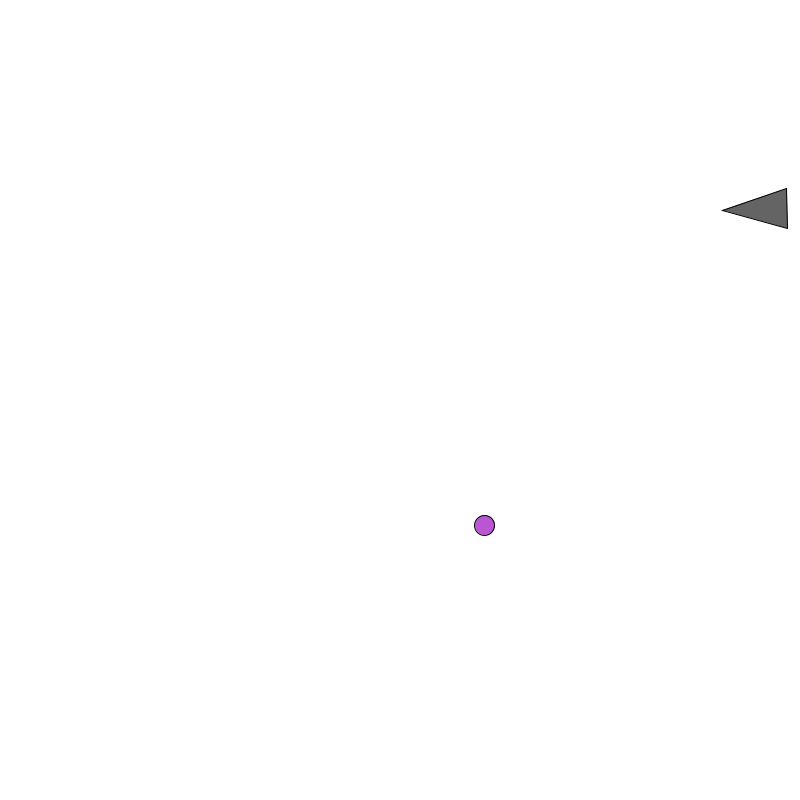
Frame 1 (no input)
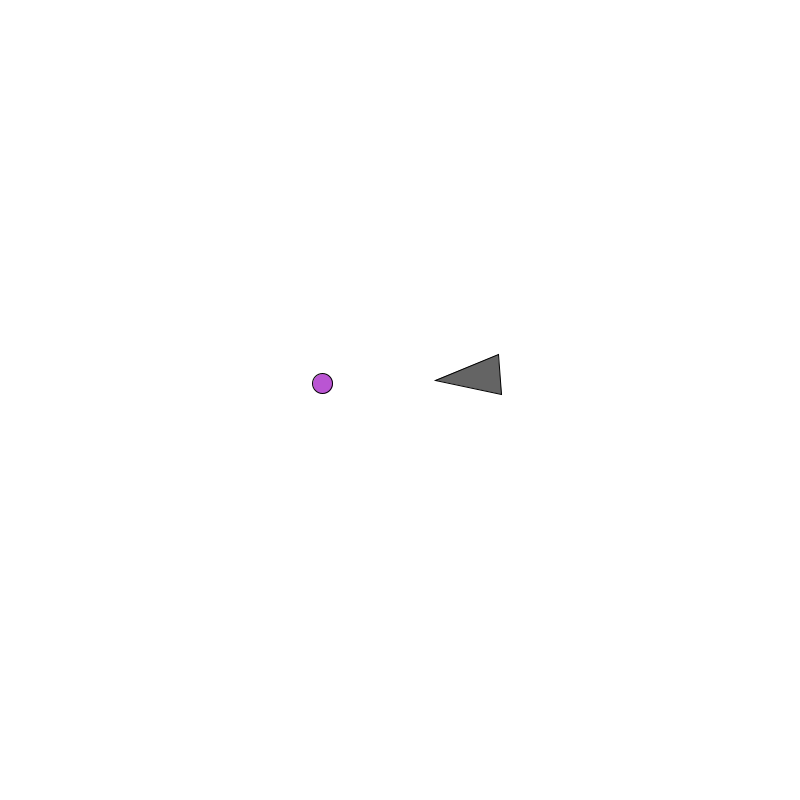
Frame 60 (the mouse pressed at the canvas centre just before this capture)
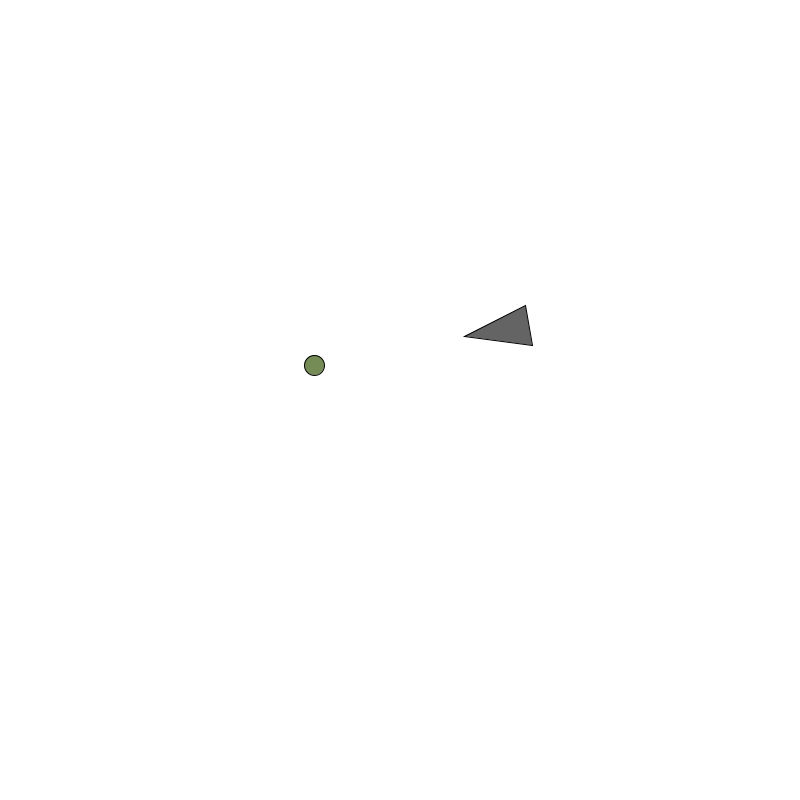
Frame 120 (the mouse held since frame 60 and released just before this capture)

The Processing sketch that drew these frames (run headless with seeded random() and noise(); from frame 60 on, the mouse is pressed at the canvas centre):

// Processing sketch: predator_prey
// ── predator_prey.pde
Food food;
Prey prey;

void setup(){
  size(800, 800);
  
  food = new Food();
  prey = new Prey(); 
}

void draw(){
  background(255);
  
  //check if colliding with food
  food.checkColliding(prey);
  
  //apply force in direction of food
  PVector forceTowardsFood = PVector.sub(food.position, prey.position);
  forceTowardsFood.normalize();
  prey.applyForce(forceTowardsFood);
  
  pushMatrix();
  translate(prey.position.x, prey.position.y);
  
  float rotateAngle = atan(prey.acceleration.y / prey.acceleration.x);
  if(food.position.x < prey.position.x){
    rotateAngle = PI + rotateAngle;
  }
  
  rotate(rotateAngle);
  fill(100);
  triangle(-25, 20, -25, -20, 40, 0);
  popMatrix();
  
  //move
  food.update();
  prey.update();
  
  //show
  food.show();
}

// ── food.pde
class Food {
  PVector position;
  
  float radius = 10;
  float mass = 5;
  float tx, ty;
  
  color fill = color(186, 85, 211);
  
  Food(){
    position = new PVector(random(radius, width), random(radius, height));
    
    tx = 0;
    ty = 10000;
  }
  
  void checkColliding(Prey object){
    PVector dist = PVector.sub(position, object.position);
    if(dist.mag() < radius + object.radius){
      setRandomPosition();
    }
  }
  
  void setRandomPosition() {
    tx = random(50000, 100000);
    ty = random(-100000, -50000);
    fill = color((int)random(256), (int)random(256), (int)random(256));
  }
  
  void update() {
    position.x = map(noise(tx), 0, 1, 0, width);
    position.y = map(noise(ty), 0, 1, 0, height);
    tx += 0.02;
    ty += 0.02;
  }
  
  void show(){
    fill(fill);
    ellipse(position.x, position.y, radius*2, radius*2);
  }
}

// ── prey.pde
class Prey {
  PVector position;
  PVector velocity;
  PVector acceleration;
  
  float radius = 25;
  float mass = 1;
  
  Prey(){
    position = new PVector(random(radius, width), random(radius, height));
    velocity = new PVector(0, 0);
    acceleration = new PVector(0, 0);
  }
  
  void applyForce(PVector force){
    acceleration = force.div(mass);
  }
  
  void update(){
    velocity.limit(5);
    
    velocity.add(acceleration);
    position.add(velocity);
    
    acceleration.mult(0);
  }
  
  void show(){
    fill(60,179,113);
    ellipse(position.x, position.y, radius*2, radius*2);
  }
}
